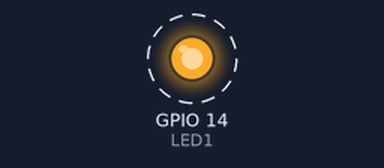
Recording of a sketch running on a simulated ESP32. Shown: output pins drawn as LEDs (lit = HIGH). Dashed ring = blinking. What the sketch prints to the serial monitor is not drawn.

Above: at 0.2 s.
Timing chart, 0 to 3.0 s (numbered marks = the images above):
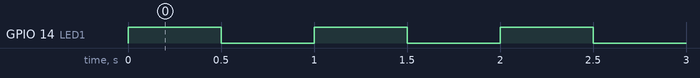

Measured:
- by itself, GPIO 14 (LED1): alternates HIGH for 0.50 s and LOW for 0.50 s

The sketch:

grupo_eventos.ino
```cpp
/*********************************************************
* Exemplo para demonstrar o uso de grupos de eventos
* Por: Fábio Souza
*********************************************************/
#define LED_VERMELHO 14   // Pino do LED Vermelho
#define LED_VERDE 13      // Pino do LED Verde
#define LED_AZUL 12       // Pino do LED Azul
#define BOTAO_1 7         // Pino do Botão 1
#define BOTAO_2 6         // Pino do Botão 2
#define BOTAO_3 5         // Pino do Botão 3
#define BOTAO_4 4         // Pino do Botão 4
#define BOTAO_5 3         // Pino do Botão 5
#define BOTAO_6 2         // Pino do Botão 6
#define BUZZER  17        // Pino Do Buzzer

const int LED1 = LED_VERMELHO;  // Pino do LED 1
const int LED2 = 33;            // Pino do LED 2
const int BUTTON1 = BOTAO_6;    // Pino do Botão 1

/*inclusão das Biblioteca do FreeRTOS*/
#include "freertos/FreeRTOS.h"
#include "freertos/task.h"
#include "freertos/timers.h"
#include "freertos/event_groups.h"

//mapeamento de eventos
#define TASK1_FLAG (1<<0)  //1
#define TASK2_FLAG (1<<1)  //10

TaskHandle_t xTask1Handle,xTask2Handle,xTask3Handle;    //variável para armazenar o handle da task
TimerHandle_t xTimer;                                   //variável para armazenar o handle do timer
EventGroupHandle_t xEventos;                            //variável para armazenar o handle do grupo de eventos

void vTask1(void *pvParameters);            //protótipo da task 1
void vTask2(void *pvParameters);            //protótipo da task 2
void vTask3(void *pvParameters);            //protótipo da task 3
void callBackTimer1(TimerHandle_t pxTimer); //protótipo da função de callback do timer

void setup(){
  Serial.begin(115200);     //inicializa a comunicação serial
  pinMode(LED1,OUTPUT);     //configura o pino do LED como saída

  /*Cria o grupo de eventos*/
  xEventos = xEventGroupCreate(); //cria o grupo de eventos

  /*Cria o timer*/
  xTimer = xTimerCreate("TIMER1",pdMS_TO_TICKS(1000),pdTRUE,0,callBackTimer1);  //cria o timer

  /*Cria a tasks*/
  xTaskCreate(vTask1,"TASK1",configMINIMAL_STACK_SIZE + 1024,NULL,1,&xTask1Handle); //cria a task 1
  xTaskCreate(vTask2,"TASK2",configMINIMAL_STACK_SIZE + 1024,NULL,1,&xTask2Handle); //cria a task 2
  xTaskCreate(vTask3,"TASK3",configMINIMAL_STACK_SIZE + 1024,NULL,1,&xTask3Handle); //cria a task 3

  xTimerStart(xTimer,0);  //inicia o timer

}

void loop(){
  digitalWrite(LED1,!digitalRead(LED1));    //inverte o estado do LED
  vTaskDelay(pdMS_TO_TICKS(500));           //delay de 500ms
}


void vTask1(void *pvParameters)
{
  EventBits_t xBits;  //variável para armazenar os bits do evento
  while (1)
  {
    xBits = xEventGroupWaitBits(xEventos,TASK1_FLAG,pdTRUE,pdTRUE,portMAX_DELAY); //espera o evento
    Serial.println("Task 1 saiu do estado de bloqueio: "+ String(xBits));         //imprime o evento
  }
}
void vTask2(void *pvParameters)
{
  EventBits_t xBits;  //variável para armazenar os bits do evento
  while (1)
  {
    xBits = xEventGroupWaitBits(xEventos,TASK2_FLAG,pdTRUE,pdTRUE,portMAX_DELAY); //espera o evento
    Serial.println("Task 2 saiu do estado de bloqueio: " + String(xBits));        //imprime o evento
  }
}

void vTask3(void *pvParameters)
{
  EventBits_t xBits;  //variável para armazenar os bits do evento
  while (1)
  {
    xBits = xEventGroupWaitBits(xEventos,TASK1_FLAG | TASK2_FLAG,pdTRUE,pdTRUE,portMAX_DELAY);  //espera o evento
    Serial.println("Task 3 saiu do estado de bloqueio: " + String(xBits));                      //imprime o evento
  }
}

void callBackTimer1(TimerHandle_t pxTimer)
{
    static int tempo = 0; //variável para contar o tempo

    tempo++;  //incrementa o tempo

    if(tempo == 5){                             //se o tempo for igual a 5
      xEventGroupSetBits(xEventos,TASK1_FLAG);  //seta o bit do evento 1
    }
    else if(tempo == 10){                       //se o tempo for igual a 10
      xEventGroupSetBits(xEventos,TASK2_FLAG);  //seta o bit do evento 2
    }
    else if(tempo == 15){                       //se o tempo for igual a 15
      tempo = 0;
      xEventGroupSetBits(xEventos,TASK1_FLAG|TASK2_FLAG); //seta o bit do evento 1 e 2
    }
}
```
